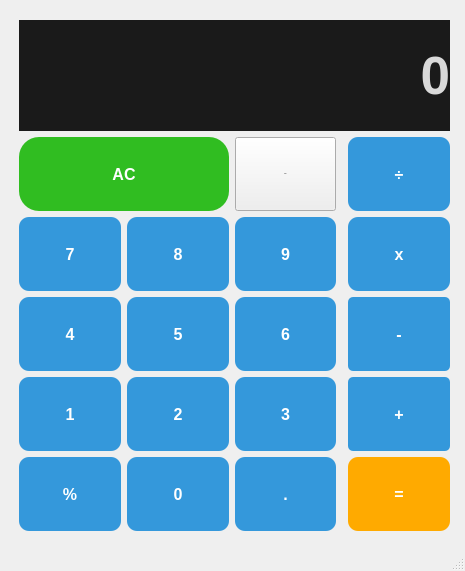
<?xml version="1.0" encoding="UTF-8"?>
<ui version="4.0">
 <class>MainWindow</class>
 <widget class="QMainWindow" name="MainWindow">
  <property name="geometry">
   <rect>
    <x>0</x>
    <y>0</y>
    <width>465</width>
    <height>571</height>
   </rect>
  </property>
  <property name="sizePolicy">
   <sizepolicy hsizetype="Preferred" vsizetype="MinimumExpanding">
    <horstretch>0</horstretch>
    <verstretch>0</verstretch>
   </sizepolicy>
  </property>
  <property name="minimumSize">
   <size>
    <width>361</width>
    <height>50</height>
   </size>
  </property>
  <property name="font">
   <font>
    <pointsize>8</pointsize>
   </font>
  </property>
  <property name="windowTitle">
   <string>Calculator</string>
  </property>
  <widget class="QWidget" name="centralwidget">
   <widget class="QWidget" name="gridLayoutWidget">
    <property name="geometry">
     <rect>
      <x>19</x>
      <y>20</y>
      <width>431</width>
      <height>511</height>
     </rect>
    </property>
    <layout class="QGridLayout" name="gridLayout">
     <item row="4" column="0">
      <widget class="QPushButton" name="one">
       <property name="sizePolicy">
        <sizepolicy hsizetype="MinimumExpanding" vsizetype="Preferred">
         <horstretch>0</horstretch>
         <verstretch>10</verstretch>
        </sizepolicy>
       </property>
       <property name="font">
        <font>
         <pointsize>-1</pointsize>
         <weight>75</weight>
         <bold>true</bold>
        </font>
       </property>
       <property name="styleSheet">
        <string notr="true">QPushButton {
    background-color: #3498db;
    border: none;
    border-radius: 10px;
    padding: 15px 25px;
    font-size: 16px;
    color: white;
    text-shadow: 1px 1px 2px rgba(0, 0, 0, 0.2);
    box-shadow: 0px 5px 10px rgba(0, 0, 0, 0.3);
    transition: background-color 0.3s, box-shadow 0.3s;
}

QPushButton:hover {
    background-color: #2980b9;
    box-shadow: 0px 0px 15px #3498db, 0px 0px 20px #3498db;
}
</string>
       </property>
       <property name="text">
        <string>1</string>
       </property>
       <property name="shortcut">
        <string>1</string>
       </property>
      </widget>
     </item>
     <item row="5" column="2">
      <widget class="QPushButton" name="point">
       <property name="sizePolicy">
        <sizepolicy hsizetype="MinimumExpanding" vsizetype="Preferred">
         <horstretch>0</horstretch>
         <verstretch>10</verstretch>
        </sizepolicy>
       </property>
       <property name="font">
        <font>
         <pointsize>-1</pointsize>
         <weight>75</weight>
         <bold>true</bold>
        </font>
       </property>
       <property name="styleSheet">
        <string notr="true">QPushButton {
    background-color: #3498db;
    border: none;
    border-radius: 10px;
    padding: 15px 25px;
    font-size: 16px;
    color: white;
    text-shadow: 1px 1px 2px rgba(0, 0, 0, 0.2);
    box-shadow: 0px 5px 10px rgba(0, 0, 0, 0.3);
    transition: background-color 0.3s, box-shadow 0.3s;
}

QPushButton:hover {
    background-color: #2980b9;
    box-shadow: 0px 0px 15px #3498db, 0px 0px 20px #3498db;
}
</string>
       </property>
       <property name="text">
        <string>.</string>
       </property>
       <property name="shortcut">
        <string>.</string>
       </property>
      </widget>
     </item>
     <item row="1" column="2">
      <widget class="QPushButton" name="delete_2">
       <property name="sizePolicy">
        <sizepolicy hsizetype="MinimumExpanding" vsizetype="Preferred">
         <horstretch>0</horstretch>
         <verstretch>10</verstretch>
        </sizepolicy>
       </property>
       <property name="font">
        <font>
         <pointsize>-1</pointsize>
         <weight>75</weight>
         <bold>true</bold>
        </font>
       </property>
       <property name="styleSheet">
        <string notr="true">QPushButton {
	background-color: rgb(227, 0, 0);
    border: none;
    border-radius: 10px;
    padding: 15px 25px;
    font-size: 16px;
    color: white;
    text-shadow: 1px 1px 2px rgba(0, 0, 0, 0.2);
    box-shadow: 0px 5px 10px rgba(0, 0, 0, 0.3);
    animation: bounceglow 1.5s infinite;
}
@keyframes bounceglow {
    0%, 100% {
        transform: translateY(0);
        box-shadow: 0px 5px 10px rgba(0, 0, 0, 0.3);
    }
    50% {
        transform: translateY(-10px);
        box-shadow: 0px 10px 20px rgba(0, 0, 0, 0.6);
    }
}
</string>
       </property>
       <property name="text">
        <string>Del</string>
       </property>
       <property name="shortcut">
        <string>Backspace</string>
       </property>
      </widget>
     </item>
     <item row="2" column="1">
      <widget class="QPushButton" name="eight">
       <property name="sizePolicy">
        <sizepolicy hsizetype="MinimumExpanding" vsizetype="Preferred">
         <horstretch>0</horstretch>
         <verstretch>10</verstretch>
        </sizepolicy>
       </property>
       <property name="font">
        <font>
         <pointsize>-1</pointsize>
         <weight>75</weight>
         <bold>true</bold>
        </font>
       </property>
       <property name="styleSheet">
        <string notr="true">QPushButton {
    background-color: #3498db;
    border: none;
    border-radius: 10px;
    padding: 15px 25px;
    font-size: 16px;
    color: white;
    text-shadow: 1px 1px 2px rgba(0, 0, 0, 0.2);
    box-shadow: 0px 5px 10px rgba(0, 0, 0, 0.3);
    transition: background-color 0.3s, box-shadow 0.3s;
}

QPushButton:hover {
    background-color: #2980b9;
    box-shadow: 0px 0px 15px #3498db, 0px 0px 20px #3498db;
}
</string>
       </property>
       <property name="text">
        <string>8</string>
       </property>
       <property name="shortcut">
        <string>8</string>
       </property>
      </widget>
     </item>
     <item row="4" column="1">
      <widget class="QPushButton" name="two">
       <property name="sizePolicy">
        <sizepolicy hsizetype="MinimumExpanding" vsizetype="Preferred">
         <horstretch>0</horstretch>
         <verstretch>10</verstretch>
        </sizepolicy>
       </property>
       <property name="font">
        <font>
         <pointsize>-1</pointsize>
         <weight>75</weight>
         <bold>true</bold>
        </font>
       </property>
       <property name="styleSheet">
        <string notr="true">QPushButton {
    background-color: #3498db;
    border: none;
    border-radius: 10px;
    padding: 15px 25px;
    font-size: 16px;
    color: white;
    text-shadow: 1px 1px 2px rgba(0, 0, 0, 0.2);
    box-shadow: 0px 5px 10px rgba(0, 0, 0, 0.3);
    transition: background-color 0.3s, box-shadow 0.3s;
}

QPushButton:hover {
    background-color: #2980b9;
    box-shadow: 0px 0px 15px #3498db, 0px 0px 20px #3498db;
}
</string>
       </property>
       <property name="text">
        <string>2</string>
       </property>
       <property name="shortcut">
        <string>2</string>
       </property>
      </widget>
     </item>
     <item row="5" column="0">
      <widget class="QPushButton" name="percent">
       <property name="sizePolicy">
        <sizepolicy hsizetype="MinimumExpanding" vsizetype="Preferred">
         <horstretch>0</horstretch>
         <verstretch>10</verstretch>
        </sizepolicy>
       </property>
       <property name="font">
        <font>
         <pointsize>-1</pointsize>
         <weight>75</weight>
         <bold>true</bold>
        </font>
       </property>
       <property name="styleSheet">
        <string notr="true">QPushButton {
    background-color: #3498db;
    border: none;
    border-radius: 10px;
    padding: 15px 25px;
    font-size: 16px;
    color: white;
    text-shadow: 1px 1px 2px rgba(0, 0, 0, 0.2);
    box-shadow: 0px 5px 10px rgba(0, 0, 0, 0.3);
    transition: background-color 0.3s, box-shadow 0.3s;
}

QPushButton:hover {
    background-color: #2980b9;
    box-shadow: 0px 0px 15px #3498db, 0px 0px 20px #3498db;
}
</string>
       </property>
       <property name="text">
        <string>%</string>
       </property>
       <property name="shortcut">
        <string>%</string>
       </property>
      </widget>
     </item>
     <item row="1" column="4">
      <widget class="QPushButton" name="divide">
       <property name="sizePolicy">
        <sizepolicy hsizetype="MinimumExpanding" vsizetype="Preferred">
         <horstretch>0</horstretch>
         <verstretch>10</verstretch>
        </sizepolicy>
       </property>
       <property name="font">
        <font>
         <pointsize>-1</pointsize>
         <weight>75</weight>
         <bold>true</bold>
        </font>
       </property>
       <property name="styleSheet">
        <string notr="true">QPushButton {
    background-color: #3498db;
    border: none;
    border-radius: 10px;
    padding: 15px 25px;
    font-size: 16px;
    color: white;
    text-shadow: 1px 1px 2px rgba(0, 0, 0, 0.2);
    box-shadow: 0px 5px 10px rgba(0, 0, 0, 0.3);
    transition: box-shadow 0.3s ease-in-out;
}
QPushButton:hover {
    background-color: #2980b9;
    box-shadow: 0px 0px 20px #3498db, 0px 0px 20px #3498db;
}
</string>
       </property>
       <property name="text">
        <string>÷</string>
       </property>
       <property name="shortcut">
        <string>/</string>
       </property>
      </widget>
     </item>
     <item row="5" column="4">
      <widget class="QPushButton" name="equalsto">
       <property name="sizePolicy">
        <sizepolicy hsizetype="MinimumExpanding" vsizetype="Preferred">
         <horstretch>0</horstretch>
         <verstretch>10</verstretch>
        </sizepolicy>
       </property>
       <property name="font">
        <font>
         <pointsize>-1</pointsize>
         <weight>75</weight>
         <bold>true</bold>
        </font>
       </property>
       <property name="styleSheet">
        <string notr="true">QPushButton {
    background-color: rgb(255, 170, 0);
    border: none;
    border-radius: 10px;
    padding: 15px 25px;
    font-size: 16px;
    color: white;
    text-shadow: 1px 1px 2px rgba(0, 0, 0, 0.2);
    box-shadow: 0px 5px 10px rgba(0, 0, 0, 0.3);
    transition: background-color 0.3s, box-shadow 0.3s;
}


</string>
       </property>
       <property name="text">
        <string>=</string>
       </property>
       <property name="shortcut">
        <string>Return</string>
       </property>
      </widget>
     </item>
     <item row="1" column="0" colspan="2">
      <widget class="QPushButton" name="reset">
       <property name="sizePolicy">
        <sizepolicy hsizetype="MinimumExpanding" vsizetype="Preferred">
         <horstretch>0</horstretch>
         <verstretch>10</verstretch>
        </sizepolicy>
       </property>
       <property name="font">
        <font>
         <pointsize>-1</pointsize>
         <weight>75</weight>
         <bold>true</bold>
        </font>
       </property>
       <property name="styleSheet">
        <string notr="true">QPushButton {
	background-color: rgb(48, 189, 33);
    border: none;
    border-radius: 20px;
    padding: 15px 25px;
    font-size: 16px;
    color: white;
    text-shadow: 1px 1px 2px rgba(0, 0, 0, 0.2);
    box-shadow: 3px 3px 6px #d3d3d3;
}
</string>
       </property>
       <property name="text">
        <string>AC</string>
       </property>
       <property name="shortcut">
        <string>Esc</string>
       </property>
      </widget>
     </item>
     <item row="2" column="4">
      <widget class="QPushButton" name="product">
       <property name="sizePolicy">
        <sizepolicy hsizetype="MinimumExpanding" vsizetype="Preferred">
         <horstretch>0</horstretch>
         <verstretch>10</verstretch>
        </sizepolicy>
       </property>
       <property name="font">
        <font>
         <pointsize>-1</pointsize>
         <weight>75</weight>
         <bold>true</bold>
        </font>
       </property>
       <property name="styleSheet">
        <string notr="true">QPushButton {
    background-color: #3498db;
    border: none;
    border-radius: 10px;
    padding: 15px 25px;
    font-size: 16px;
    color: white;
    text-shadow: 1px 1px 2px rgba(0, 0, 0, 0.2);
    box-shadow: 0px 5px 10px rgba(0, 0, 0, 0.3);
    transition: background-color 0.3s, box-shadow 0.3s;
}

QPushButton:hover {
    background-color: #2980b9;
    box-shadow: 0px 0px 15px #3498db, 0px 0px 20px #3498db;
}
</string>
       </property>
       <property name="text">
        <string>x</string>
       </property>
       <property name="shortcut">
        <string>*</string>
       </property>
      </widget>
     </item>
     <item row="0" column="0" colspan="5">
      <widget class="QLabel" name="label">
       <property name="sizePolicy">
        <sizepolicy hsizetype="Preferred" vsizetype="Preferred">
         <horstretch>0</horstretch>
         <verstretch>15</verstretch>
        </sizepolicy>
       </property>
       <property name="font">
        <font>
         <pointsize>40</pointsize>
         <weight>75</weight>
         <bold>true</bold>
        </font>
       </property>
       <property name="styleSheet">
        <string notr="true">background-color: #1a1a1a; /* Slightly Lighter Dark Gray-Black */

color: rgb(217, 217, 217);</string>
       </property>
       <property name="text">
        <string>0</string>
       </property>
       <property name="alignment">
        <set>Qt::AlignRight|Qt::AlignTrailing|Qt::AlignVCenter</set>
       </property>
      </widget>
     </item>
     <item row="4" column="4">
      <widget class="QPushButton" name="plus">
       <property name="sizePolicy">
        <sizepolicy hsizetype="MinimumExpanding" vsizetype="Preferred">
         <horstretch>0</horstretch>
         <verstretch>10</verstretch>
        </sizepolicy>
       </property>
       <property name="font">
        <font>
         <pointsize>-1</pointsize>
         <weight>75</weight>
         <bold>true</bold>
        </font>
       </property>
       <property name="styleSheet">
        <string notr="true">QPushButton {
    background-color: #3498db;
    border: none;
    border-radius: 5px;
    padding: 10px 20px;
    font-size: 16px;
    color: white;
    text-shadow: 1px 1px 2px rgba(0, 0, 0, 0.2);
    box-shadow: 0px 2px 0px #2980b9;
}
QPushButton:hover {
    background-color: #2980b9;
}
</string>
       </property>
       <property name="text">
        <string>+</string>
       </property>
       <property name="shortcut">
        <string>+</string>
       </property>
      </widget>
     </item>
     <item row="5" column="1">
      <widget class="QPushButton" name="zero">
       <property name="sizePolicy">
        <sizepolicy hsizetype="MinimumExpanding" vsizetype="Preferred">
         <horstretch>0</horstretch>
         <verstretch>10</verstretch>
        </sizepolicy>
       </property>
       <property name="font">
        <font>
         <pointsize>-1</pointsize>
         <weight>75</weight>
         <bold>true</bold>
        </font>
       </property>
       <property name="styleSheet">
        <string notr="true">QPushButton {
    background-color: #3498db;
    border: none;
    border-radius: 10px;
    padding: 15px 25px;
    font-size: 16px;
    color: white;
    text-shadow: 1px 1px 2px rgba(0, 0, 0, 0.2);
    box-shadow: 0px 5px 10px rgba(0, 0, 0, 0.3);
    transition: background-color 0.3s, box-shadow 0.3s;
}

QPushButton:hover {
    background-color: #2980b9;
    box-shadow: 0px 0px 15px #3498db, 0px 0px 20px #3498db;
}
</string>
       </property>
       <property name="text">
        <string>0</string>
       </property>
       <property name="shortcut">
        <string>0</string>
       </property>
      </widget>
     </item>
     <item row="3" column="1">
      <widget class="QPushButton" name="five">
       <property name="sizePolicy">
        <sizepolicy hsizetype="MinimumExpanding" vsizetype="Preferred">
         <horstretch>0</horstretch>
         <verstretch>10</verstretch>
        </sizepolicy>
       </property>
       <property name="font">
        <font>
         <pointsize>-1</pointsize>
         <weight>75</weight>
         <bold>true</bold>
        </font>
       </property>
       <property name="styleSheet">
        <string notr="true">QPushButton {
    background-color: #3498db;
    border: none;
    border-radius: 10px;
    padding: 15px 25px;
    font-size: 16px;
    color: white;
    text-shadow: 1px 1px 2px rgba(0, 0, 0, 0.2);
    box-shadow: 0px 5px 10px rgba(0, 0, 0, 0.3);
    transition: background-color 0.3s, box-shadow 0.3s;
}

QPushButton:hover {
    background-color: #2980b9;
    box-shadow: 0px 0px 15px #3498db, 0px 0px 20px #3498db;
}
</string>
       </property>
       <property name="text">
        <string>5</string>
       </property>
       <property name="shortcut">
        <string>5</string>
       </property>
      </widget>
     </item>
     <item row="4" column="2">
      <widget class="QPushButton" name="three">
       <property name="sizePolicy">
        <sizepolicy hsizetype="MinimumExpanding" vsizetype="Preferred">
         <horstretch>0</horstretch>
         <verstretch>10</verstretch>
        </sizepolicy>
       </property>
       <property name="font">
        <font>
         <pointsize>-1</pointsize>
         <weight>75</weight>
         <bold>true</bold>
        </font>
       </property>
       <property name="styleSheet">
        <string notr="true">QPushButton {
    background-color: #3498db;
    border: none;
    border-radius: 10px;
    padding: 15px 25px;
    font-size: 16px;
    color: white;
    text-shadow: 1px 1px 2px rgba(0, 0, 0, 0.2);
    box-shadow: 0px 5px 10px rgba(0, 0, 0, 0.3);
    transition: background-color 0.3s, box-shadow 0.3s;
}

QPushButton:hover {
    background-color: #2980b9;
    box-shadow: 0px 0px 15px #3498db, 0px 0px 20px #3498db;
}
</string>
       </property>
       <property name="text">
        <string>3</string>
       </property>
       <property name="shortcut">
        <string>3</string>
       </property>
      </widget>
     </item>
     <item row="3" column="2">
      <widget class="QPushButton" name="six">
       <property name="sizePolicy">
        <sizepolicy hsizetype="MinimumExpanding" vsizetype="Preferred">
         <horstretch>0</horstretch>
         <verstretch>10</verstretch>
        </sizepolicy>
       </property>
       <property name="font">
        <font>
         <pointsize>-1</pointsize>
         <weight>75</weight>
         <bold>true</bold>
        </font>
       </property>
       <property name="styleSheet">
        <string notr="true">QPushButton {
    background-color: #3498db;
    border: none;
    border-radius: 10px;
    padding: 15px 25px;
    font-size: 16px;
    color: white;
    text-shadow: 1px 1px 2px rgba(0, 0, 0, 0.2);
    box-shadow: 0px 5px 10px rgba(0, 0, 0, 0.3);
    transition: background-color 0.3s, box-shadow 0.3s;
}

QPushButton:hover {
    background-color: #2980b9;
    box-shadow: 0px 0px 15px #3498db, 0px 0px 20px #3498db;
}
</string>
       </property>
       <property name="text">
        <string>6</string>
       </property>
       <property name="shortcut">
        <string>6</string>
       </property>
      </widget>
     </item>
     <item row="2" column="2">
      <widget class="QPushButton" name="nine">
       <property name="sizePolicy">
        <sizepolicy hsizetype="MinimumExpanding" vsizetype="Preferred">
         <horstretch>0</horstretch>
         <verstretch>10</verstretch>
        </sizepolicy>
       </property>
       <property name="font">
        <font>
         <pointsize>-1</pointsize>
         <weight>75</weight>
         <bold>true</bold>
        </font>
       </property>
       <property name="styleSheet">
        <string notr="true">QPushButton {
    background-color: #3498db;
    border: none;
    border-radius: 10px;
    padding: 15px 25px;
    font-size: 16px;
    color: white;
    text-shadow: 1px 1px 2px rgba(0, 0, 0, 0.2);
    box-shadow: 0px 5px 10px rgba(0, 0, 0, 0.3);
    transition: background-color 0.3s, box-shadow 0.3s;
}

QPushButton:hover {
    background-color: #2980b9;
    box-shadow: 0px 0px 15px #3498db, 0px 0px 20px #3498db;
}
</string>
       </property>
       <property name="text">
        <string>9</string>
       </property>
       <property name="shortcut">
        <string>9</string>
       </property>
      </widget>
     </item>
     <item row="3" column="0">
      <widget class="QPushButton" name="four">
       <property name="sizePolicy">
        <sizepolicy hsizetype="MinimumExpanding" vsizetype="Preferred">
         <horstretch>0</horstretch>
         <verstretch>10</verstretch>
        </sizepolicy>
       </property>
       <property name="font">
        <font>
         <pointsize>-1</pointsize>
         <weight>75</weight>
         <bold>true</bold>
        </font>
       </property>
       <property name="styleSheet">
        <string notr="true">QPushButton {
    background-color: #3498db;
    border: none;
    border-radius: 10px;
    padding: 15px 25px;
    font-size: 16px;
    color: white;
    text-shadow: 1px 1px 2px rgba(0, 0, 0, 0.2);
    box-shadow: 0px 5px 10px rgba(0, 0, 0, 0.3);
    transition: background-color 0.3s, box-shadow 0.3s;
}

QPushButton:hover {
    background-color: #2980b9;
    box-shadow: 0px 0px 15px #3498db, 0px 0px 20px #3498db;
}
</string>
       </property>
       <property name="text">
        <string>4</string>
       </property>
       <property name="shortcut">
        <string>4</string>
       </property>
      </widget>
     </item>
     <item row="2" column="0">
      <widget class="QPushButton" name="seven">
       <property name="sizePolicy">
        <sizepolicy hsizetype="MinimumExpanding" vsizetype="Preferred">
         <horstretch>0</horstretch>
         <verstretch>10</verstretch>
        </sizepolicy>
       </property>
       <property name="font">
        <font>
         <pointsize>-1</pointsize>
         <weight>75</weight>
         <bold>true</bold>
        </font>
       </property>
       <property name="styleSheet">
        <string notr="true">QPushButton {
    background-color: #3498db;
    border: none;
    border-radius: 10px;
    padding: 15px 25px;
    font-size: 16px;
    color: white;
    text-shadow: 1px 1px 2px rgba(0, 0, 0, 0.2);
    box-shadow: 0px 5px 10px rgba(0, 0, 0, 0.3);
    transition: background-color 0.3s, box-shadow 0.3s;
}

QPushButton:hover {
    background-color: #2980b9;
    box-shadow: 0px 0px 15px #3498db, 0px 0px 20px #3498db;
}
</string>
       </property>
       <property name="text">
        <string>7</string>
       </property>
       <property name="shortcut">
        <string>7</string>
       </property>
      </widget>
     </item>
     <item row="3" column="4">
      <widget class="QPushButton" name="minus">
       <property name="sizePolicy">
        <sizepolicy hsizetype="MinimumExpanding" vsizetype="Preferred">
         <horstretch>0</horstretch>
         <verstretch>10</verstretch>
        </sizepolicy>
       </property>
       <property name="font">
        <font>
         <pointsize>-1</pointsize>
         <weight>75</weight>
         <bold>true</bold>
        </font>
       </property>
       <property name="styleSheet">
        <string notr="true">QPushButton {
    background-color: #3498db;
    border: none;
    border-radius: 5px;
    padding: 10px 20px;
    font-size: 16px;
    color: white;
    text-shadow: 1px 1px 2px rgba(0, 0, 0, 0.2);
    box-shadow: 0px 2px 0px #2980b9;
}
QPushButton:hover {
    background-color: #2980b9;
}
</string>
       </property>
       <property name="text">
        <string>-</string>
       </property>
       <property name="shortcut">
        <string>-</string>
       </property>
      </widget>
     </item>
    </layout>
   </widget>
  </widget>
  <widget class="QMenuBar" name="menubar">
   <property name="geometry">
    <rect>
     <x>0</x>
     <y>0</y>
     <width>465</width>
     <height>19</height>
    </rect>
   </property>
  </widget>
  <widget class="QStatusBar" name="statusbar"/>
 </widget>
 <resources/>
 <connections/>
</ui>
